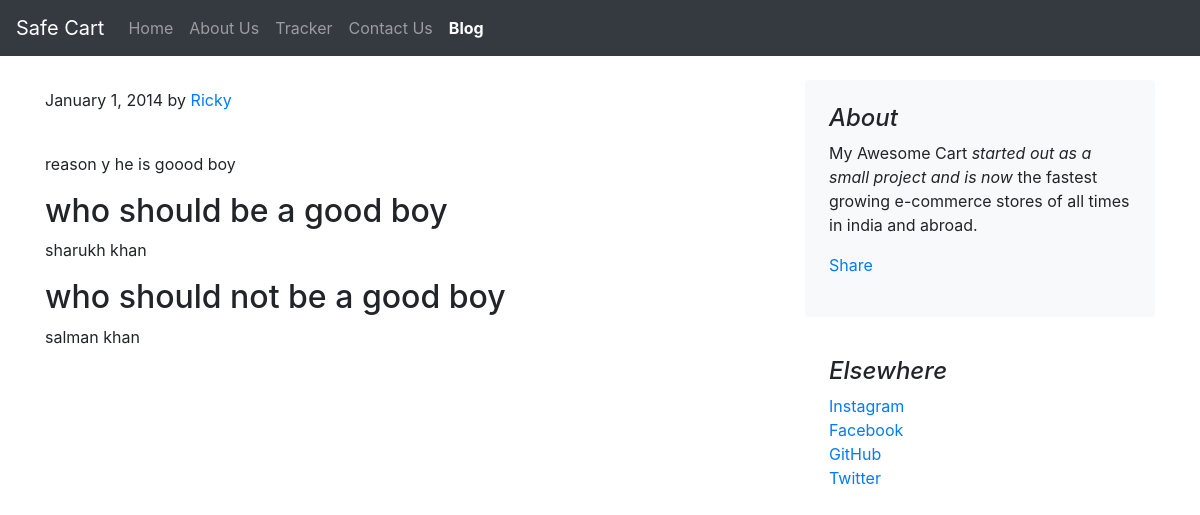
The page /blog/blogpost/1 on the database its author committed.
### blog/models.py (models this page shows)
class Blogpost(models.Model):
    post_id = models.AutoField(primary_key=True)
    tittle = models.CharField(max_length=500)
    head0 = models.CharField(max_length=5000, default='')
    chead0 = models.CharField(max_length=5000, default='')
    head1 = models.CharField(max_length=5000, default='')
    chead1= models.CharField(max_length=5000,default='')
    head2= models.CharField(max_length=5000,default='')
    chead2= models.CharField(max_length=5000,default='')
    pub_date = models.DateField()
    thumbnail = models.ImageField(upload_to='shop/images', default='')
    def __str__(self):
        return self.tittle

### blog/views.py (the view)
# urls.py: path('blogpost/<int:id>', views.blogpost , name='blogpost')
def blogpost(request,id):
    post = Blogpost.objects.filter(post_id = id)[0]
    print(post)
    return render(request, 'blog/blogpost.html',{'post':post})

### blog/templates/blog/blogpost.html (shortened to what this page needs)
{% extends 'blog/basic.html' %}
{% block body %}
{% load static %}
<div class="container">
    <div class="row mt-4">
        <div class="col-md-8 blog-main">
            <div class="blog-post">
                <p class="blog-post-meta">January 1, 2014 by <a href="#">Ricky</a></p>
                <div class="fb-like" data-href="http://127.0.0.1:8000/blog/blogpost/{{post.post_id}}" data-layout="standard" data-action="like" data-size="large" data-show-faces="false" data-share="true"></div><br>
                <p>{{post.chead0}}</p>
                <h2>{{post.head1}}</h2>
                <p>{{post.chead1}}</p>
                <h2>{{post.head2}}</h2>
                <p>{{post.chead2}}</p>
            </div>
        </div>
        <aside class="col-md-4 blog-sidebar">
            <div class="p-4 mb-3 bg-light rounded">
                <h4 class="font-italic">About</h4>
                <p class="mb-0">My Awesome Cart <em>started out as a small project and is now</em> the fastest growing e-commerce stores of all times in india and abroad.</p>
                <div class="my-3 fb-share-button" data-href="http://127.0.0.1:8000/blog/blogpost/{{post.post_id}}" data-layout="button_count" data-size="large"><a target="_blank" href="https://www.facebook.com/sharer/sharer.php?u=http%3A%2F%2F127.0.0.1%3A8000%2Fblog%2Fblogpost%2F4&src=sdkpreparse" class="fb-xfbml-parse-ignore">Share</a></div>
            </div>
            <div class="p-4">
                <h4 class="font-italic">Elsewhere</h4>
                <ol class="list-unstyled">
                    <li><a href="https://www.instagram.com/">Instagram</a></li>
                    <li><a href="https://www.facebook.com/">Facebook</a></li>
                    <li><a href="https://github.com/">GitHub</a></li>
                    <li><a href="https://twitter.com/">Twitter</a></li>
                </ol>
            </div>
        </aside>
    </div>
</div>
{% endblock %}

### rows shown on the page
Blogpost: chead0 "reason y he is goood boy", head1 "who should be a good boy", chead1 "sharukh khan", head2 "who should not be a good boy", chead2 "salman khan"
